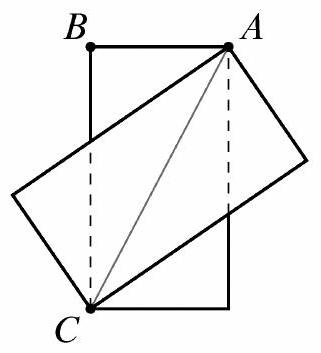
#> input picture data/problems/images/amc12a_2024_p18.jpg, 321 x 353 px
$ python -i images.py   (imports and definitions only)
#> lines starting #> are read from the running program, lines starting #| are printed output that depends on the picture
#> further down, picture is the input picture: PIL image 321x353 RGB; min 0, max 255, mean 241.6
import io
import asyncio
import textwrap
import discord
from discord.ext import commands
from PIL import Image, ImageDraw, ImageEnhance, ImageFilter, ImageFont, ImageOps
from utils.embeds import EmbedBuilder
from colors import Color


# ── Fonts ─────────────────────────────────────────────────────────────── #

_SERIF      = "/usr/share/fonts/truetype/dejavu/DejaVuSerif.ttf"
_SERIF_BOLD = "/usr/share/fonts/truetype/dejavu/DejaVuSerif-Bold.ttf"
_SANS       = "/usr/share/fonts/truetype/dejavu/DejaVuSans.ttf"


# [5 lines left out: function _font, not called in this run]


# ── Filter registry ───────────────────────────────────────────────────── #

def _pixelate(img: Image.Image) -> Image.Image:
    small = img.resize((img.width // 10, img.height // 10), Image.NEAREST)
    return small.resize((img.width, img.height), Image.NEAREST)


FILTERS: dict[str, callable] = {
    "grayscale": lambda img: ImageOps.grayscale(img).convert("RGB"),
    "sepia":     lambda img: ImageOps.colorize(
                     ImageOps.grayscale(img), (255, 240, 190), (96, 64, 32)
                 ),
    "blur":      lambda img: img.filter(ImageFilter.GaussianBlur(5)),
    "sharpen":   lambda img: img.filter(ImageFilter.SHARPEN),
    "invert":    lambda img: ImageOps.invert(img.convert("RGB")),
    "mirror":    lambda img: ImageOps.mirror(img),
    "flip":      lambda img: ImageOps.flip(img),
    "edge":      lambda img: img.filter(ImageFilter.FIND_EDGES).convert("RGB"),
    "emboss":    lambda img: img.filter(ImageFilter.EMBOSS).convert("RGB"),
    "pixelate":  _pixelate,
    "deepfry":   None,  # handled separately
}


def _deep_fry(img: Image.Image) -> Image.Image:
    img = ImageEnhance.Color(img.convert("RGB")).enhance(2.5)
    img = ImageEnhance.Contrast(img).enhance(2.0)
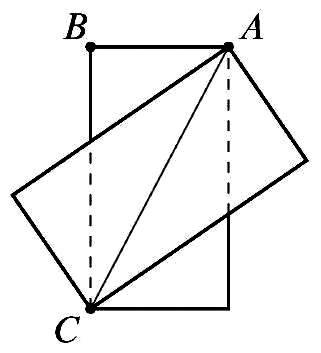
#> img: PIL image 321x353 RGB; min 0, max 255, mean 240.4
    buf = io.BytesIO()
    img.save(buf, format="JPEG", quality=1)
    buf.seek(0)
    return Image.open(buf).convert("RGB")
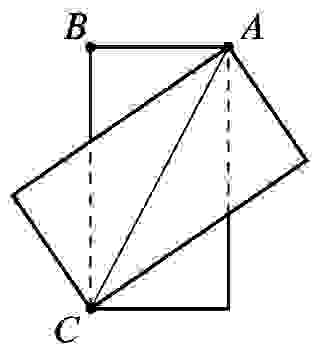
#> returned value: PIL image 321x353 RGB; min 0, max 255, mean 239.7


# ── ASCII art ─────────────────────────────────────────────────────────── #

_ASCII_CHARS = "`^\",:;Il!i><~+_-?bao%#@"[::-1]


# [24 lines left out: functions _ascii_art, _extract_colors, not called in this run]


# ── Quote card ────────────────────────────────────────────────────────── #

_BG      = (18, 18, 30)
_ACCENT  = (100, 130, 200)
_TEXT_C  = (230, 230, 240)
_MUTED   = (140, 145, 170)
_QUOTE_C = (55, 65, 110)

_BAR_W  = 8
_PAD    = 52
_CARD_W = 800


# [31 lines left out: function _make_quote_card, not called in this run]


# ── Cog ──────────────────────────────────────────────────────────────── #

# [229 lines that did not run here, left out]


# [2 lines not run here, left out]

>>> from PIL import Image
>>> picture = Image.open('../data/problems/images/amc12a_2024_p18.jpg')
>>> result = _deep_fry(picture)

$ run again, on data/problems/images/amc12a_2024_p22.jpg
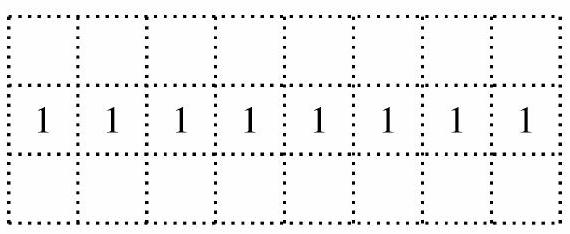
#> input picture data/problems/images/amc12a_2024_p22.jpg, 570 x 234 px
#> picture is the input picture: PIL image 570x234 RGB; min 0, max 255, mean 243.4
#> in _deep_fry, `img = ImageEnhance.Contrast(img).enhance(2.0)`:
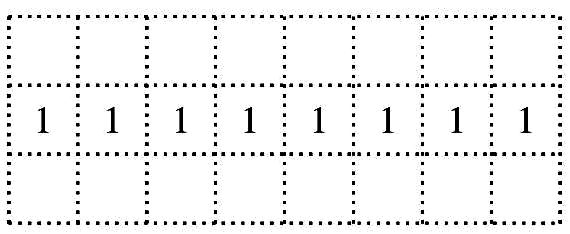
#> img: PIL image 570x234 RGB; min 0, max 255, mean 242.2
#> in _deep_fry, `return Image.open(buf).convert("RGB")`:
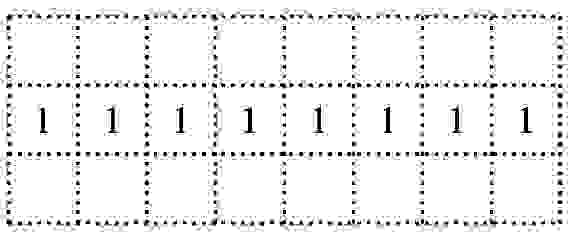
#> returned value: PIL image 570x234 RGB; min 0, max 255, mean 239

$ run again, on data/problems/images/amc12a_2025_p10.jpg
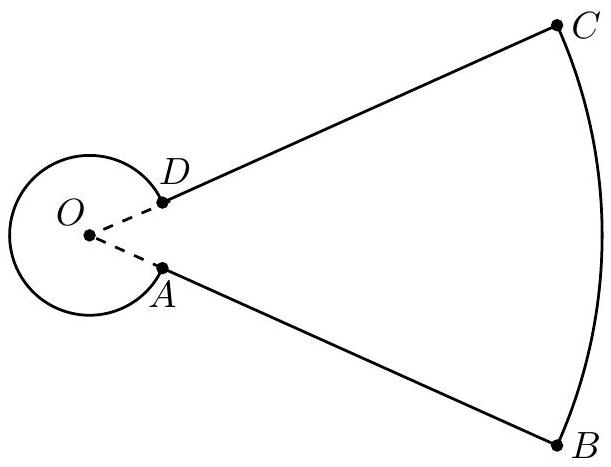
#> input picture data/problems/images/amc12a_2025_p10.jpg, 611 x 467 px
#> picture is the input picture: PIL image 611x467 RGB; min 0, max 255, mean 249
#> in _deep_fry, `img = ImageEnhance.Contrast(img).enhance(2.0)`:
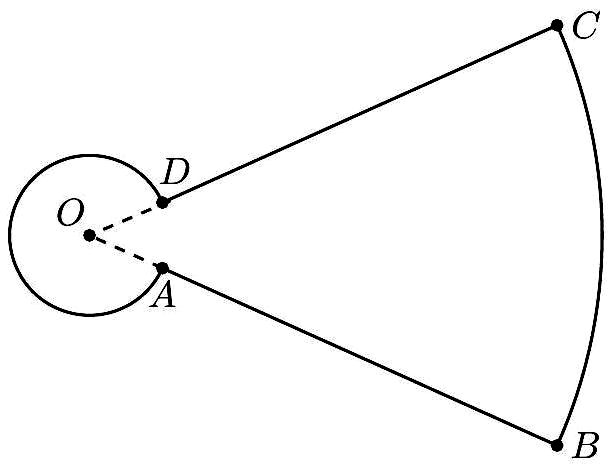
#> img: PIL image 611x467 RGB; min 0, max 255, mean 248
#> in _deep_fry, `return Image.open(buf).convert("RGB")`:
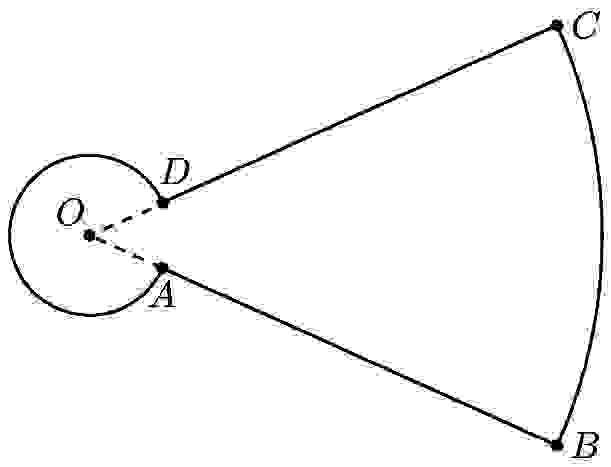
#> returned value: PIL image 611x467 RGB; min 0, max 255, mean 247.7

$ run again, on data/problems/images/amc12a_2025_p14.jpg
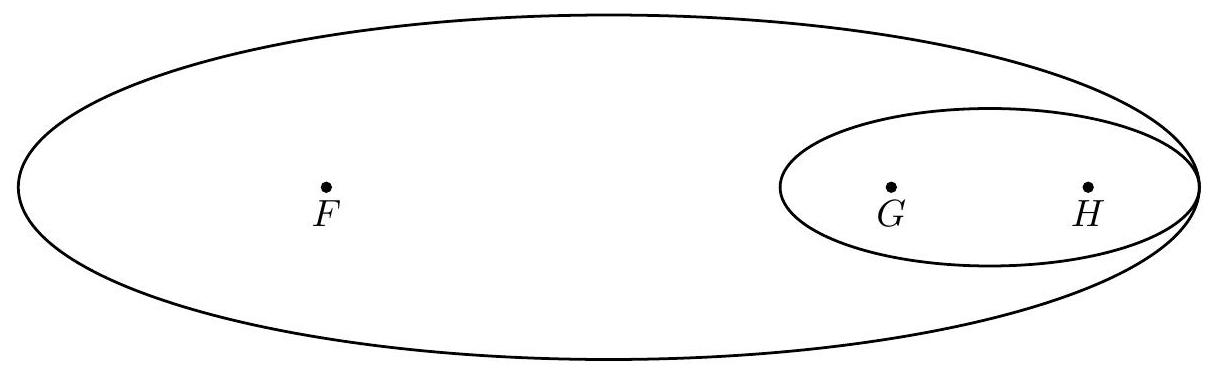
#> input picture data/problems/images/amc12a_2025_p14.jpg, 1215 x 372 px
#> picture is the input picture: PIL image 1215x372 RGB; min 0, max 255, mean 248.7
#> in _deep_fry, `return Image.open(buf).convert("RGB")`:
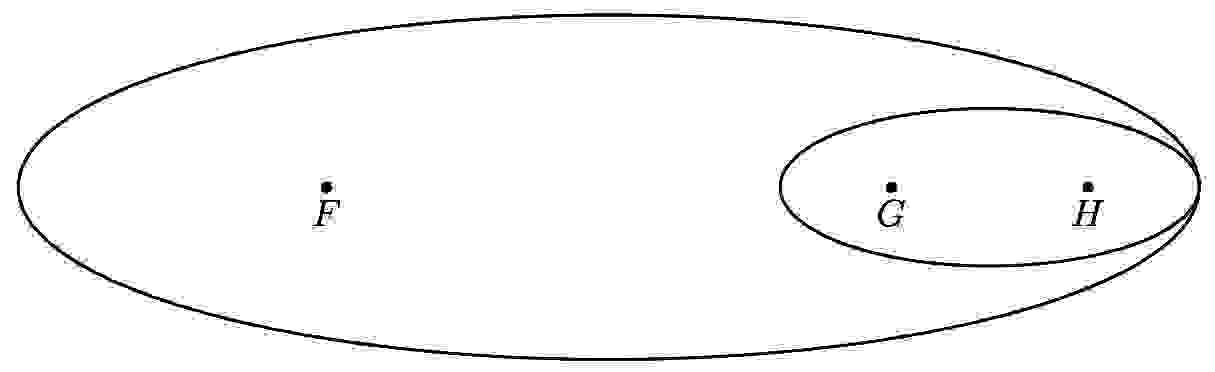
#> returned value: PIL image 1215x372 RGB; min 0, max 255, mean 247.5
